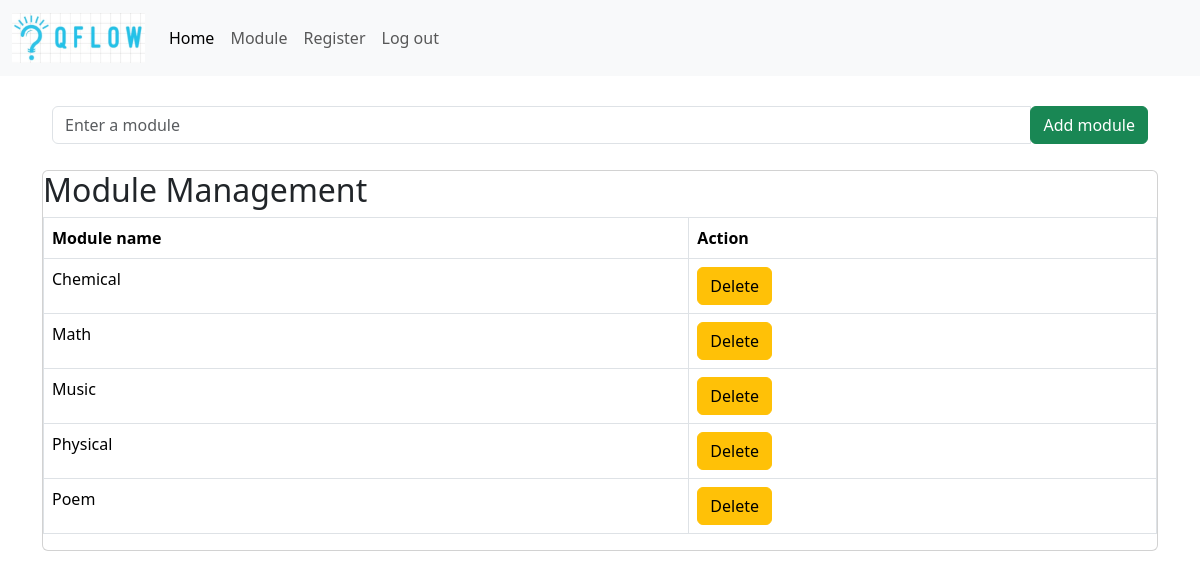
/admin/module.php, run on the app's committed database.
### tables this page shows
CREATE TABLE `module` (
  `id` int(11) NOT NULL,
  `moduleName` varchar(255) DEFAULT NULL
);

### admin/module.php (called while the page is built, shortened)
<?php
include '../include/DatabaseConnection.php';
include '../include/functions.php';
try {
    if ($_SERVER['REQUEST_METHOD'] == 'POST') {
        $moduleName = $_POST['moduleName'];
        $stmt = $pdo ->prepare('INSERT INTO module (moduleName) VALUES (:moduleName)');
        $stmt->bindValue(':moduleName', $moduleName);
        $stmt->execute();
        header('location: module.php');
    }else{
        $modules = allModules($pdo);
        include 'templates/module.html.php';
    }
} catch (PDOException $e) {
    $title = 'Error has occurred';
    $output = 'Error: ' . $e->getMessage();
}
include 'templates/admin_layout.html.php'
?>

### include/functions.php (called while the page is built, shortened)
<?php
function query($pdo, $sql, $parameters = []){
    $query = $pdo->prepare($sql);
    $query -> execute($parameters);
    return $query;
}
function allModules($pdo){
    $modules = query($pdo, 'SELECT * FROM module ORDER BY moduleName');
    return $modules->fetchAll();
}
?>

### admin/templates/module.html.php (the view)
<div class="container" style="margin: 20px auto; ">
<div class="add-module" style="padding: 10px;">
    <form action="module.php" method="POST">
        <div class="input-group mb-3">
            <input type="text" name="moduleName" class="form-control" placeholder="Enter a module" aria-label="Recipient's username" aria-describedby="basic-addon2">
            <div class="input-group-append">
                <button class="btn btn-success" type="submit">Add module</button>
            </div>
        </div>
    </form>
</div>
<div class="card" style="width: 100%">
<div class="module-table">
    <h2>Module Management</h2>
    <table class="table table-bordered">
        <thead>
            <tr>
                <th>Module name</th>
                <th>Action</th>
            </tr>
        </thead>
        <tbody>
            <?php foreach ($modules as $module): ?>
            <tr>
                <td><?=htmlspecialchars($module['moduleName'], ENT_QUOTES, 'UTF-8')?></td>
                <td><a href="deleteModule.php?id=<?=$module['id']?>" class="btn btn-warning">Delete</a></td>
            </tr>
            <?php endforeach; ?>
        </tbody>
    </table>
</div>
</div>
</div>

### data on the page
module: moduleName "Chemical"
module: moduleName "Math"
module: moduleName "Music"
module: moduleName "Physical"
module: moduleName "Poem"
